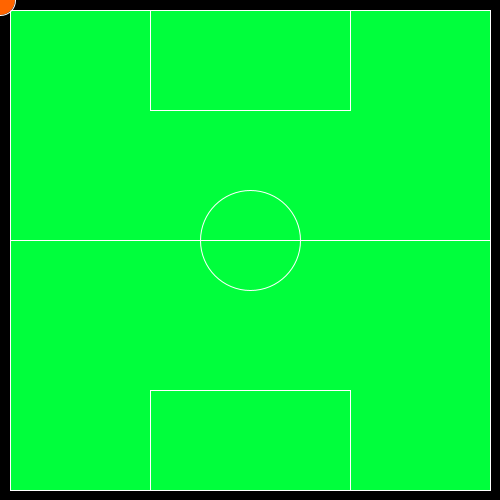
Frame 1 (no input)
Frame 60 (the mouse pressed at the canvas centre just before this capture): identical to frame 1, image omitted
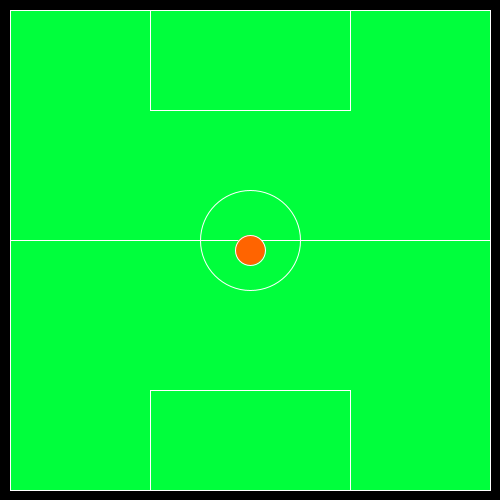
Frame 120 (the mouse held since frame 60 and released just before this capture)

The Processing sketch that drew these frames (run headless with seeded random() and noise(); from frame 60 on, the mouse is pressed at the canvas centre):

// Processing sketch: processing_140803
// ── processing_140803.pde

void setup()
{
  size(500,500);
  
}
void draw()
{
  background(0);
  
  stroke(255);
  fill(0,255,60);
  rect(10,10,480,480);
  noFill();
  line(10,240,490,240);
  ellipse(250,240,100,100);
  rect(150,10,200,100);
  rect(150,390,200,100);
  fill(255,100,0);
  noCursor();
  ellipse(mouseX,mouseY,30,30); 
  
}
  
